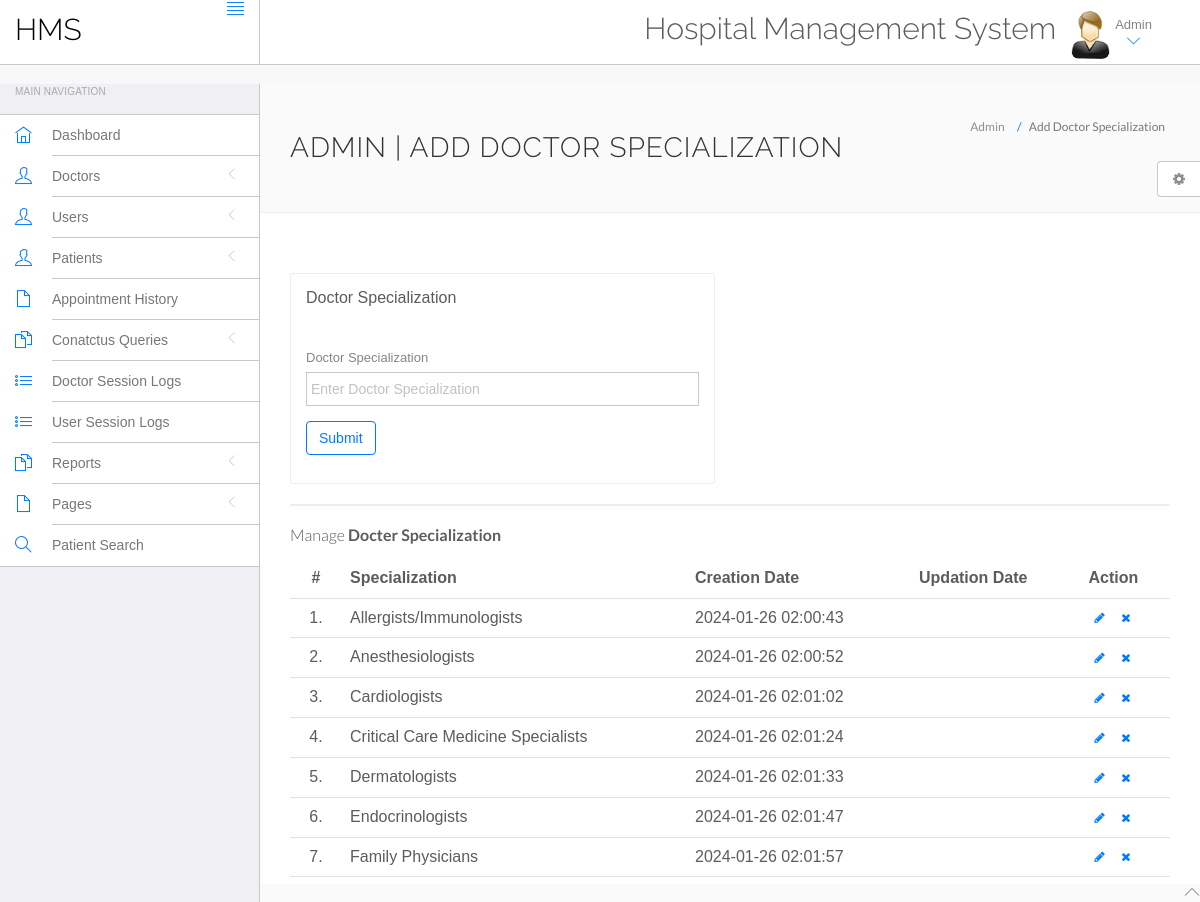
/hospital/hms/admin/doctor-specilization.php (signed in), run on the app's committed database.
### tables this page shows
CREATE TABLE `doctorspecilization` (
  `id` int(11) NOT NULL,
  `specilization` varchar(255) DEFAULT NULL,
  `creationDate` timestamp NULL DEFAULT current_timestamp(),
  `updationDate` timestamp NULL DEFAULT NULL ON UPDATE current_timestamp()
);

### hospital/hms/admin/doctor-specilization.php (the view, shortened to what this page needs)
<?php
include('include/config.php');
if(strlen($_SESSION['id']==0)) {
 header('location:logout.php');
  } else{
?>
<!DOCTYPE html>
<html lang="en">
	<head>
		<link rel="stylesheet" href="vendor/bootstrap/css/bootstrap.min.css">
		<link rel="stylesheet" href="vendor/fontawesome/css/font-awesome.min.css">
		<link rel="stylesheet" href="vendor/themify-icons/themify-icons.min.css">
		<link href="vendor/animate.css/animate.min.css" rel="stylesheet" media="screen">
		<link href="vendor/perfect-scrollbar/perfect-scrollbar.min.css" rel="stylesheet" media="screen">
		<link href="vendor/switchery/switchery.min.css" rel="stylesheet" media="screen">
		<link href="vendor/bootstrap-touchspin/jquery.bootstrap-touchspin.min.css" rel="stylesheet" media="screen">
		<link href="vendor/select2/select2.min.css" rel="stylesheet" media="screen">
		<link href="vendor/bootstrap-datepicker/bootstrap-datepicker3.standalone.min.css" rel="stylesheet" media="screen">
		<link href="vendor/bootstrap-timepicker/bootstrap-timepicker.min.css" rel="stylesheet" media="screen">
		<link rel="stylesheet" href="assets/css/styles.css">
		<link rel="stylesheet" href="assets/css/plugins.css">
		<link rel="stylesheet" href="assets/css/themes/theme-1.css" id="skin_color" />
	</head>
	<body>
		<div id="app">
<?php include('include/sidebar.php');?>
			<div class="app-content">
						<?php include('include/header.php');?>
				<div class="main-content" >
					<div class="wrap-content container" id="container">
						<section id="page-title">
							<div class="row">
								<div class="col-sm-8">
									<h1 class="mainTitle">Admin | Add Doctor Specialization</h1>
																	</div>
								<ol class="breadcrumb">
									<li>
										<span>Admin</span>
									</li>
									<li class="active">
										<span>Add Doctor Specialization</span>
									</li>
								</ol>
							</div>
						</section>
						<div class="container-fluid container-fullw bg-white">
							<div class="row">
								<div class="col-md-12">
									<div class="row margin-top-30">
										<div class="col-lg-6 col-md-12">
											<div class="panel panel-white">
												<div class="panel-heading">
													<h5 class="panel-title">Doctor Specialization</h5>
												</div>
												<div class="panel-body">
													<form role="form" name="dcotorspcl" method="post" >
														<div class="form-group">
															<label for="exampleInputEmail1">
																Doctor Specialization
															</label>
							<input type="text" name="doctorspecilization" class="form-control"  placeholder="Enter Doctor Specialization">
														</div>
														<button type="submit" name="submit" class="btn btn-o btn-primary">
															Submit
														</button>
													</form>
												</div>
											</div>
										</div>
											</div>
										</div>
									<div class="col-lg-12 col-md-12">
											<div class="panel panel-white">
											</div>
										</div>
									</div>
									<div class="row">
								<div class="col-md-12">
									<h5 class="over-title margin-bottom-15">Manage <span class="text-bold">Docter Specialization</span></h5>
									<table class="table table-hover" id="sample-table-1">
										<thead>
											<tr>
												<th class="center">#</th>
												<th>Specialization</th>
												<th class="hidden-xs">Creation Date</th>
												<th>Updation Date</th>
												<th>Action</th>
											</tr>
										</thead>
										<tbody>
<?php
$sql=mysqli_query($con,"select * from doctorSpecilization");
$cnt=1;
while($row=mysqli_fetch_array($sql))
{
?>
											<tr>
												<td class="center"><?php echo $cnt;?>.</td>
												<td class="hidden-xs"><?php echo $row['specilization'];?></td>
												<td><?php echo $row['creationDate'];?></td>
												<td><?php echo $row['updationDate'];?>
												</td>
												<td >
												<div class="visible-md visible-lg hidden-sm hidden-xs">
							<a href="edit-doctor-specialization.php?id=<?php echo $row['id'];?>" class="btn btn-transparent btn-xs" tooltip-placement="top" tooltip="Edit"><i class="fa fa-pencil"></i></a>
	<a href="doctor-specilization.php?id=<?php echo $row['id']?>&del=delete" onClick="return confirm('Are you sure you want to delete?')"class="btn btn-transparent btn-xs tooltips" tooltip-placement="top" tooltip="Remove"><i class="fa fa-times fa fa-white"></i></a>
												</div>
												</td>
											</tr>
											<?php
$cnt=$cnt+1;
											 }?>
										</tbody>
									</table>
								</div>
							</div>
								</div>
							</div>
						</div>
					</div>
				</div>
	<?php include('include/footer.php');?>
	<?php include('include/setting.php');?>
	</body>
</html>
<?php } ?>

### hospital/hms/admin/assets/css/themes/theme-1.css (style rules this page uses)
body { background: #FAFAFA; }

### data on the page
doctorspecilization: specilization "Allergists/Immunologists", creationDate "2024-01-26 02:00:43"
doctorspecilization: specilization "Anesthesiologists", creationDate "2024-01-26 02:00:52"
doctorspecilization: specilization "Cardiologists", creationDate "2024-01-26 02:01:02"
doctorspecilization: specilization "Critical Care Medicine Specialists", creationDate "2024-01-26 02:01:24"
doctorspecilization: specilization "Dermatologists", creationDate "2024-01-26 02:01:33"
doctorspecilization: specilization "Endocrinologists", creationDate "2024-01-26 02:01:47"
doctorspecilization: specilization "Family Physicians", creationDate "2024-01-26 02:01:57"
